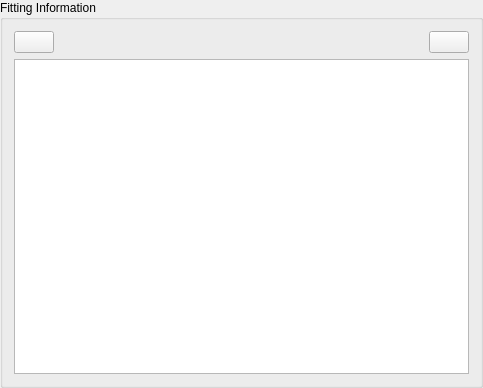
<?xml version="1.0" encoding="UTF-8"?>
<ui version="4.0">
 <class>InfoGroupBox</class>
 <widget class="QGroupBox" name="InfoGroupBox">
  <property name="geometry">
   <rect>
    <x>0</x>
    <y>0</y>
    <width>483</width>
    <height>388</height>
   </rect>
  </property>
  <property name="windowTitle">
   <string>GroupBox</string>
  </property>
  <property name="title">
   <string>Fitting Information</string>
  </property>
  <layout class="QVBoxLayout" name="verticalLayout">
   <item>
    <layout class="QHBoxLayout" name="horizontalLayout">
     <item>
      <widget class="QPushButton" name="saveBtn">
       <property name="toolTip">
        <string>Save</string>
       </property>
       <property name="text">
        <string/>
       </property>
       <property name="icon">
        <iconset>
         <normaloff>../resources/pictures/save.png</normaloff>../resources/pictures/save.png</iconset>
       </property>
      </widget>
     </item>
     <item>
      <spacer name="horizontalSpacer">
       <property name="orientation">
        <enum>Qt::Horizontal</enum>
       </property>
       <property name="sizeHint" stdset="0">
        <size>
         <width>40</width>
         <height>20</height>
        </size>
       </property>
      </spacer>
     </item>
     <item>
      <widget class="QPushButton" name="clearBtn">
       <property name="toolTip">
        <string>Clear</string>
       </property>
       <property name="text">
        <string/>
       </property>
       <property name="icon">
        <iconset>
         <normaloff>../resources/pictures/clear.png</normaloff>../resources/pictures/clear.png</iconset>
       </property>
      </widget>
     </item>
    </layout>
   </item>
   <item>
    <widget class="QPlainTextEdit" name="infoPlainTextEdit">
     <property name="lineWrapMode">
      <enum>QPlainTextEdit::WidgetWidth</enum>
     </property>
     <property name="readOnly">
      <bool>true</bool>
     </property>
    </widget>
   </item>
  </layout>
 </widget>
 <resources/>
 <connections/>
</ui>
